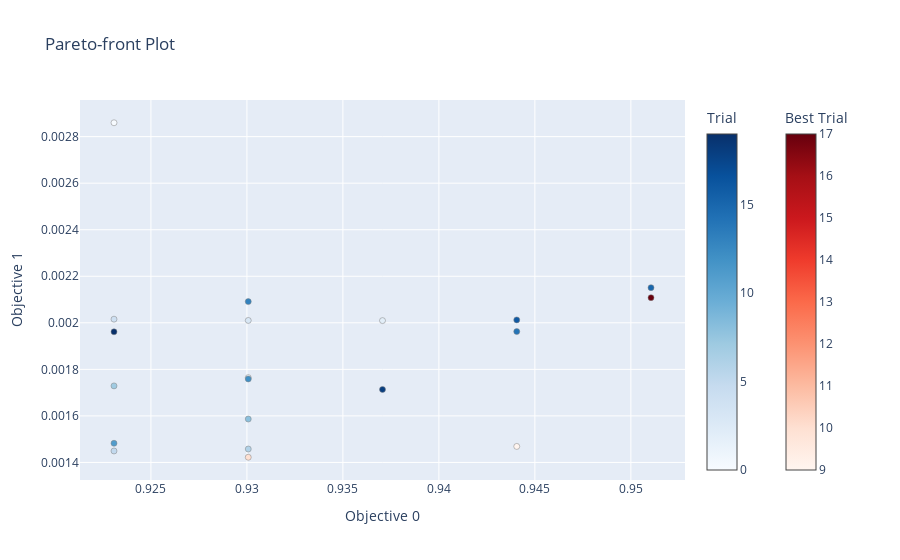

The notebook cell saved with this chart:
### Code cell
# Use the Pareto Front to Pareto Front show the trade-offs between conflicting objectives, 
# highlighting the set of optimal solutions where improving one objective would worsen another.
optuna.visualization.plot_pareto_front(study)

### Figure 1 — Plotly figure (JSON) as saved in the notebook; plotly's stock layout.template omitted (floating-point values rounded to 4 significant figures)
{"data": [{"hovertemplate": "%{text}<extra>Trial</extra>", "marker": {"color": [0, 1, 2, 3, 4, 5, 6, 7, 8, 11, 12, 13, 14, 15, 16, 18, 19], "colorbar": {"title": {"text": "Trial"}}, "colorscale": [[0, "rgb(247,251,255)"], [0.125, "rgb(222,235,247)"], [0.25, "rgb(198,219,239)"], [0.375, "rgb(158,202,225)"], [0.5, "rgb(107,174,214)"], [0.625, "rgb(66,146,198)"], [0.75, "rgb(33,113,181)"], [0.875, "rgb(8,81,156)"], [1, "rgb(8,48,107)"]], "line": {"color": "Grey", "width": 0.5}}, "mode": "markers", "showlegend": false, "text": ["{<br>  \"number\": 0,<br>  \"values\": [<br>    0.9230769230769231,<br>    0.0028596632182598114<br>  ],<br>  \"params\": {<br>    \"n_neighbors\": 23,<br>    \"weights\": \"uniform\",<br>    \"metric\": \"manhattan\"<br>  }<br>}", "{<br>  \"number\": 1,<br>  \"values\": [<br>    0.9300699300699301,<br>    0.001764439046382904<br>  ],<br>  \"params\": {<br>    \"n_neighbors\": 19,<br>    \"weights\": \"distance\",<br>    \"metric\": \"minkowski\",<br>    \"p\": 4<br>  }<br>}", "{<br>  \"number\": 2,<br>  \"values\": [<br>    0.9370629370629371,<br>    0.002009507268667221<br>  ],<br>  \"params\": {<br>    \"n_neighbors\": 32,<br>    \"weights\": \"distance\",<br>    \"metric\": \"chebyshev\"<br>  }<br>}", "{<br>  \"number\": 3,<br>  \"values\": [<br>    0.9300699300699301,<br>    0.002010207623243332<br>  ],<br>  \"params\": {<br>    \"n_neighbors\": 22,<br>    \"weights\": \"distance\",<br>    \"metric\": \"chebyshev\"<br>  }<br>}", "{<br>  \"number\": 4,<br>  \"values\": [<br>    0.9230769230769231,<br>    0.0020155981183052063<br>  ],<br>  \"params\": {<br>    \"n_neighbors\": 37,<br>    \"weights\": \"uniform\",<br>    \"metric\": \"minkowski\",<br>    \"p\": 3<br>  }<br>}", "{<br>  \"number\": 5,<br>  \"values\": [<br>    0.9230769230769231,<br>    0.0014492720365524292<br>  ],<br>  \"params\": {<br>    \"n_neighbors\": 36,<br>    \"weights\": \"distance\",<br>    \"metric\": \"manhattan\"<br>  }<br>}", "{<br>  \"number\": 6,<br>  \"values\": [<br>    0.9300699300699301,<br>    0.0014578066766262054<br>  ],<br>  \"params\": {<br>    \"n_neighbors\": 10,<br>    \"weights\": \"distance\",<br>    \"metric\": \"manhattan\"<br>  }<br>}", "{<br>  \"number\": 7,<br>  \"values\": [<br>    0.9230769230769231,<br>    0.0017289631068706512<br>  ],<br>  \"params\": {<br>    \"n_neighbors\": 45,<br>    \"weights\": \"distance\",<br>    \"metric\": \"minkowski\",<br>    \"p\": 4<br>  }<br>}", "{<br>  \"number\": 8,<br>  \"values\": [<br>    0.9300699300699301,<br>    0.001586630940437317<br>  ],<br>  \"params\": {<br>    \"n_neighbors\": 7,<br>    \"weights\": \"distance\",<br>    \"metric\": \"minkowski\",<br>    \"p\": 3<br>  }<br>}", "{<br>  \"number\": 11,<br>  \"values\": [<br>    0.9230769230769231,<br>    0.0014823898673057556<br>  ],<br>  \"params\": {<br>    \"n_neighbors\": 37,<br>    \"weights\": \"distance\",<br>    \"metric\": \"euclidean\"<br>  }<br>}", "{<br>  \"number\": 12,<br>  \"values\": [<br>    0.9300699300699301,<br>    0.0017588064074516296<br>  ],<br>  \"params\": {<br>    \"n_neighbors\": 7,<br>    \"weights\": \"distance\",<br>    \"metric\": \"euclidean\"<br>  }<br>}", "{<br>  \"number\": 13,<br>  \"values\": [<br>    0.9300699300699301,<br>    0.0020911023020744324<br>  ],<br>  \"params\": {<br>    \"n_neighbors\": 33,<br>    \"weights\": \"distance\",<br>    \"metric\": \"chebyshev\"<br>  }<br>}", "{<br>  \"number\": 14,<br>  \"values\": [<br>    0.9440559440559441,<br>    0.0019624195992946625<br>  ],<br>  \"params\": {<br>    \"n_neighbors\": 9,<br>    \"weights\": \"uniform\",<br>    \"metric\": \"chebyshev\"<br>  }<br>}", "{<br>  \"number\": 15,<br>  \"values\": [<br>    0.951048951048951,<br>    0.002151079475879669<br>  ],<br>  \"params\": {<br>    \"n_neighbors\": 10,<br>    \"weights\": \"distance\",<br>    \"metric\": \"euclidean\"<br>  }<br>}", "{<br>  \"number\": 16,<br>  \"values\": [<br>    0.9440559440559441,<br>    0.0020125992596149445<br>  ],<br>  \"params\": {<br>    \"n_neighbors\": 18,<br>    \"weights\": \"distance\",<br>    \"metric\": \"manhattan\"<br>  }<br>}", "{<br>  \"number\": 18,<br>  \"values\": [<br>    0.9370629370629371,<br>    0.0017136186361312866<br>  ],<br>  \"params\": {<br>    \"n_neighbors\": 10,<br>    \"weights\": \"distance\",<br>    \"metric\": \"minkowski\",<br>    \"p\": 5<br>  }<br>}", "{<br>  \"number\": 19,<br>  \"values\": [<br>    0.9230769230769231,<br>    0.0019614100456237793<br>  ],<br>  \"params\": {<br>    \"n_neighbors\": 44,<br>    \"weights\": \"distance\",<br>    \"metric\": \"chebyshev\"<br>  }<br>}"], "type": "scatter", "x": [0.9231, 0.9301, 0.9371, 0.9301, 0.9231, 0.9231, 0.9301, 0.9231, 0.9301, 0.9231, 0.9301, 0.9301, 0.9441, 0.951, 0.9441, 0.9371, 0.9231], "y": [0.00286, 0.001764, 0.00201, 0.00201, 0.002016, 0.001449, 0.001458, 0.001729, 0.001587, 0.001482, 0.001759, 0.002091, 0.001962, 0.002151, 0.002013, 0.001714, 0.001961]}, {"hovertemplate": "%{text}<extra>Best Trial</extra>", "marker": {"color": [9, 10, 17], "colorbar": {"title": {"text": "Best Trial"}, "x": 1.1, "xpad": 40, "y": 0.5}, "colorscale": [[0, "rgb(255,245,240)"], [0.125, "rgb(254,224,210)"], [0.25, "rgb(252,187,161)"], [0.375, "rgb(252,146,114)"], [0.5, "rgb(251,106,74)"], [0.625, "rgb(239,59,44)"], [0.75, "rgb(203,24,29)"], [0.875, "rgb(165,15,21)"], [1, "rgb(103,0,13)"]], "line": {"color": "Grey", "width": 0.5}}, "mode": "markers", "showlegend": false, "text": ["{<br>  \"number\": 9,<br>  \"values\": [<br>    0.9440559440559441,<br>    0.001468811184167862<br>  ],<br>  \"params\": {<br>    \"n_neighbors\": 18,<br>    \"weights\": \"uniform\",<br>    \"metric\": \"manhattan\"<br>  }<br>}", "{<br>  \"number\": 10,<br>  \"values\": [<br>    0.9300699300699301,<br>    0.0014223381876945496<br>  ],<br>  \"params\": {<br>    \"n_neighbors\": 4,<br>    \"weights\": \"distance\",<br>    \"metric\": \"minkowski\",<br>    \"p\": 5<br>  }<br>}", "{<br>  \"number\": 17,<br>  \"values\": [<br>    0.951048951048951,<br>    0.0021082162857055664<br>  ],<br>  \"params\": {<br>    \"n_neighbors\": 10,<br>    \"weights\": \"distance\",<br>    \"metric\": \"euclidean\"<br>  }<br>}"], "type": "scatter", "x": [0.9441, 0.9301, 0.951], "y": [0.001469, 0.001422, 0.002108]}], "layout": {"autosize": true, "title": {"text": "Pareto-front Plot"}, "xaxis": {"autorange": true, "range": [0.9214, 0.9527], "title": {"text": "Objective 0"}, "type": "linear"}, "yaxis": {"autorange": true, "range": [0.001304, 0.002978], "title": {"text": "Objective 1"}, "type": "linear"}}}
